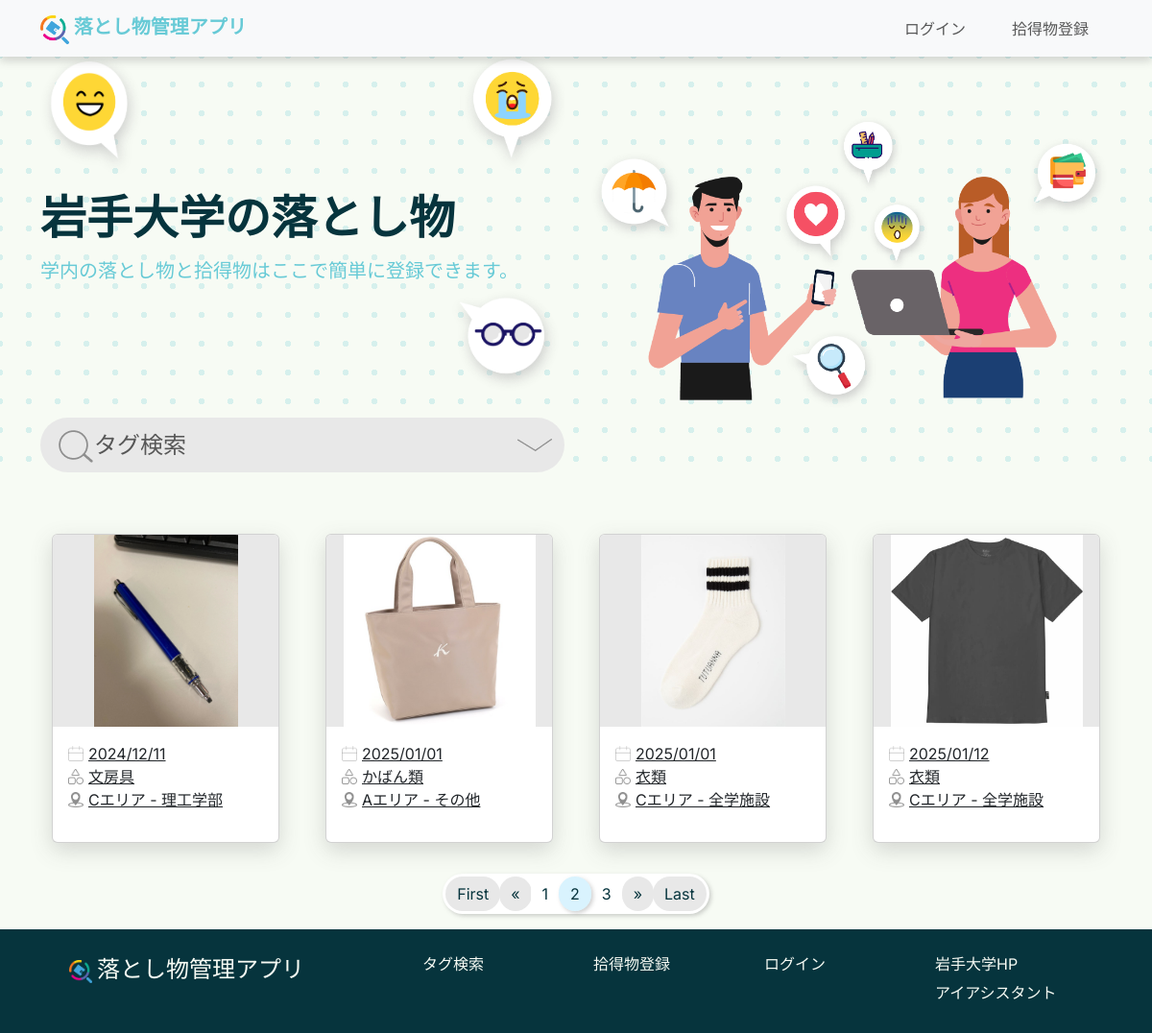
The page /?page=2&item=&location=&storage=&date= on the database its author committed.
### top/models.py (models this page shows, shortened)
class ItemImage(models.Model):
    id = models.AutoField(primary_key=True)
    item = models.ForeignKey(Item, on_delete=models.CASCADE, verbose_name="Item")
    image_path = models.ImageField(upload_to='item_images/', max_length=255, blank=True, null=True,
                                   verbose_name='Item Images')
    uploaded_at = models.DateTimeField(auto_now_add=True, null=True, blank=True)

class Item(models.Model):
    item_id = models.AutoField(primary_key=True)
    item_name = models.ForeignKey(ItemsNameTag, on_delete=models.CASCADE, verbose_name="Item Name")
    PorD_location = models.ForeignKey(PickedOrDroppedLocationsTag, on_delete=models.CASCADE,
                                      verbose_name="Picked or Dropped Location")
    storage_location = models.ForeignKey(StorageLocationsTag, on_delete=models.CASCADE, verbose_name="Storage Location", null=True)
    item_type = models.IntegerField(verbose_name="Item Type", help_text="0: Found, 1: Lost")
    status = models.SmallIntegerField(verbose_name="Status", help_text="0: Pending, 1: In Progress, 2: Resolved")
    created_at = models.DateTimeField() # 時間を自動的に更新しない
    updated_at = models.DateTimeField(auto_now=True, null=True, blank=True)
    contact_email = models.EmailField(max_length=100, null=True, blank=True)
    contact_phone = models.CharField(max_length=20, null=True, blank=True)
    description = models.TextField(null=True, blank=True)

class ItemsNameTag(models.Model):
    item_name_id = models.AutoField(primary_key=True)
    item_name = models.CharField(max_length=100, verbose_name="Name tags for items",
                                 help_text="Stationery, clothing, electronic equipment, etc.")
    description = models.TextField(null=True, blank=True)

class PickedOrDroppedLocationsTag(models.Model):
    PorD_location_id = models.AutoField(primary_key=True)
    picked_or_dropped_location_name = models.CharField(max_length=100, verbose_name="Location Name",
                                                       help_text="Name of the place where it was found or dropped, e.g., faculty building, student center, etc.")
    description = models.TextField(null=True, blank=True)
    def __str__(self):
        return self.picked_or_dropped_location_name

### top/views.py (the view, shortened to what this page needs)
# urls.py: path('', views.index, name='index'),
def index(request):
    date_form = DateFilterForm(request.GET)
    date = None
    if date_form.is_valid():
        date = date_form.cleaned_data.get("date")
    itemname_tag = request.GET.get("item", "")
    location_tag = request.GET.get("location", "")
    storage_tag = request.GET.get("storage", "")
    page_number = request.GET.get("page", 1)  # ページ番号もGETで取得
    images = ItemImage.objects.select_related("item").order_by("item__created_at")  # すべての物品表示（日付順）
    if itemname_tag:
        images = images.filter(item__item_name__item_name=itemname_tag)
    if location_tag:
        images = images.filter(item__PorD_location__picked_or_dropped_location_name=location_tag)
    if storage_tag:
        images = images.filter(item__storage_location__storage_location_name=storage_tag)
    if date:
        images = images.filter(item__created_at__gte=date)
    paginator = Paginator(images, 4)
    page_obj = paginator.get_page(page_number)
    itemname_tags = ItemsNameTag.objects.all().order_by("item_name")
    location_tags = PickedOrDroppedLocationsTag.objects.all().order_by("picked_or_dropped_location_name")
    storage_tags = StorageLocationsTag.objects.all().order_by("storage_location_name")
    context = {
        "images": page_obj,
        "date_form": date_form,
        "page_obj": page_obj,
        "itemnametags": itemname_tags,
        "locationtags": location_tags,
        "storagetags": storage_tags,
        "itemname_tag": itemname_tag,
        "location_tag": location_tag,
        "storage_tag": storage_tag,
    }
    return render(request, 'index.html', context)

### top/models.py (called while the page is built)
    def __str__(self):
        return self.storage_location_name

### top/templates/index.html (shortened to what this page needs)
{% extends "base.html" %}
{% load static %}
{% block content %}
<div class="hero">
  <div class="container col-12 hero-content">
    <div class="row flex-md-row-reverse align-items-center">
      <div class="col-sm-12 col-md-6 col-lg-6">
        <img src="{% static "imgs/illustrations/2 people emoji added-final.png" %}" class="hero-illust d-block mx-lg-auto img-fluid" alt="illustration" width="130%" loading="lazy">
      </div>
      <div class="hero-texts col-sm-12 col-md-6 col-lg-6">
        <div class="emojis d-none d-md-inline-flex justify-content-between">
          <img src="{% static "imgs/illustrations/emoji_ニコニコ.png" %}" class="img-fluid emoji_niconico" alt="illustration" width="20%" loading="lazy">
          <img src="{% static "imgs/illustrations/emoji_泣き顔.png" %}" class="img-fluid emoji_nakigao" alt="illustration" width="20%" loading="lazy">
        </div>
        <h1 class="display-5 fw-bold lh-1 mb-3 my-sm-3">岩手大学の落とし物</h1>
        <p class="lead my-0 py-0">学内の落とし物と拾得物はここで簡単に登録できます。</p>
        <div class="emojis d-none d-md-inline-flex justify-content-end my-0 py-0">
          <img src="{% static "imgs/illustrations/Glass emoji-fixed.png" %}" class="img-fluid mt-0 emoji_megane" alt="illustration" width="23%" loading="lazy">
        </div>
        <div id="tag-search">
          <button class="btn top-tag-search-button col-12 mt-3" justifyContent="flex-start" type="button" data-bs-toggle="collapse" data-bs-target="#collapseSearch" aria-expanded="false" aria-controls="collapseExample" id="collapsebutton">
            <img class="tagsearch-icon" src="{% static 'imgs/icons/SEARCH I.png'%}">タグ検索
            <img class="tagsearch-icon-arrow rotate-icon ms-auto" src="{% static 'imgs/icons/SCROLL ARROW -down.png'%}" id="arrowIcon">
          </button>
        </div>
      </div>
    </div>
  </div>
</div>
<link
  rel="stylesheet"
  href="https://cdnjs.cloudflare.com/ajax/libs/photoswipe/5.2.2/photoswipe.min.css"
/>
<section id="cardlists">
  {% if images %}
  <div class="container">
    <div class="row g-8 py-3">
      {% for image in images %}
      <div class="col-lg-3 col-sm-6 g-5">
        <a class="card card-effect" href="#" data-bs-toggle="modal" data-bs-target="#modal{{ image.id }}">
          <div class="card-img-area">
            <img src="{{ image.image_path.url }}" class="card-img-top " alt="Item Image">
          </div>
          <div class="card-body">
            <ul>
            <li class="card-text"><img class="card-icons" src="{% static "imgs/icons/CALENDAR I.png" %}">{{image.item.created_at|date:"Y/m/d"}}</li>
            <li class="card-text"><img class="card-icons" src="{% static "imgs/icons/CATEGORY I.png" %}">{{ image.item.item_name.item_name }}</li>
            <li class="card-text"><img class="card-icons" src="{% static 'imgs/icons/Component 1.png'%}">{{image.item.PorD_location}}</li>
            </ul>
          </div>
        </a>
      </div>
      {% endfor %}
    </div>
  </div>
  {% else %}
    <p>選択されたタグを持つ落とし物情報は見つかりませんでした</p>
  {% endif %}
  <div class="d-flex justify-content-center mt-3">
    <nav aria-label="Page navigation example">
      <ul class="pagination">
        {% if page_obj.has_previous %}
          <li class="page-item PreviousAndNext">
            <a class="page-link" href="?page=1&item={{ itemname_tag }}&location={{ location_tag }}&storage={{ storage_tag }}&date={{ date_form.data.date }}" aria-label="First">First</a>
          </li>
          <li class="page-item PreviousAndNext">
            <a class="page-link" href="?page={{ page_obj.previous_page_number }}&item={{ itemname_tag }}&location={{ location_tag }}&storage={{ storage_tag }}&date={{ date_form.data.date }}" aria-label="Previous">
              <span aria-hidden="true">&laquo;</span>
            </a>
          </li>
        {% endif %}
        {% for num in page_obj.paginator.page_range %}
          {% if num == page_obj.number %}
            <li class="page-item active" aria-current="page"><span class="page-link">{{ num }}</span></li>
          {% elif num >= page_obj.number|add:'-2' and num <= page_obj.number|add:'2' %}
            <li class="page-item"><a class="page-link" href="?page={{ num }}&item={{ itemname_tag }}&location={{ location_tag }}&storage={{ storage_tag }}&date={{ date_form.data.date }}">{{ num }}</a></li>
          {% endif %}
        {% endfor %}
        {% if page_obj.has_next %}
          <li class="page-item PreviousAndNext">
            <a class="page-link" href="?page={{ page_obj.next_page_number }}&item={{ itemname_tag }}&location={{ location_tag }}&storage={{ storage_tag }}&date={{ date_form.data.date }}" aria-label="Next">
              <span aria-hidden="true">&raquo;</span>
            </a>
          </li>
          <li class="page-item PreviousAndNext">
            <a class="page-link" href="?page={{ page_obj.paginator.num_pages }}&item={{ itemname_tag }}&location={{ location_tag }}&storage={{ storage_tag }}&date={{ date_form.data.date }}" aria-label="Last">Last</a>
          </li>
        {% endif %}
      </ul>
    </nav>
  </div>
</section>
{% endblock content %}

### static/css/style.css (style rules this page uses)
:root { --primary: #67CAD6; --body:#cef1f7; --background:#F7FBF4; --textcolor:#06343D; }
body { font-family: "Inter","Noto Sans JP", sans-serif !important; font-optical-sizing: auto; color:var(--textcolor) !important; background-color:var(--background)!important; }

### static/css/top.css (style rules this page uses)
:root { --primary: #67CAD6; --body:#cef1f7; --background:#F7FBF4; --box-shadow:0 8px 22px rgba(77, 77, 77, 0.204); --textcolor:#06343D; }
.hero { background-image:radial-gradient(#67cbd63b 3px, #F7FBF4 2px); background-size:30px 30px; background-repeat:repeat; background-position:center; background-attachment:fixed; position: relative; z-index: 1; }
.hero p { color: var(--primary) !important; font-weight: 500; }
.top-tag-search-button { color:#575757 !important; background-color: #e8e8e8 !important; font-size: 1.5rem !important; display: flex !important; align-items: center !important; justify-content: left !important; border-radius: 100vh !important; }
.card-body { text-decoration: none !important; }
.card-body li { display: flex; align-items: center; text-decoration: none !important; }
.card-body ul { list-style:none; padding:0; }
.card-text img { width: 1em; height: 1em; margin-right: 5px; }
.card-effect { box-shadow:var(--box-shadow) ; transition:all 0.35s ease; }
.card-img-top { height:200px; object-fit: contain; background-color:#E8E8E8; }
.pagination { background-color: #ffffff !important; border-radius: 50px !important; padding: 3px !important; box-shadow:2px 2px 4px rgba(128, 128, 128, 0.371) ; }
.pagination .page-item .page-link { color: var(--textcolor) !important; border: none !important; border-radius: 50px !important; }
.pagination .page-item.active .page-link { background-color:#b0e6fd7b !important; border-radius: 50px !important; box-shadow:2px 2px 4px rgba(128, 128, 128, 0.371) ; }
.pagination .page-item.PreviousAndNext .page-link { background-color:#e8e8e8!important; border-radius: 50px !important; }
.rotate-icon { transition: transform 0.4s ease; }

### rows shown on the page
ItemImage: image_path (picture), item.created_at "2024/12/11", item.item_name.item_name "文房具", item.PorD_location "Cエリア - 理工学部"
ItemImage: image_path (picture), item.created_at "2025/01/01", item.item_name.item_name "かばん類", item.PorD_location "Aエリア - その他"
ItemImage: image_path (picture), item.created_at "2025/01/01", item.item_name.item_name "衣類", item.PorD_location "Cエリア - 全学施設"
ItemImage: image_path (picture), item.created_at "2025/01/12", item.item_name.item_name "衣類", item.PorD_location "Cエリア - 全学施設"

### other values the page prints
{{ num }} "1" "3"
{{ num }} "2"
